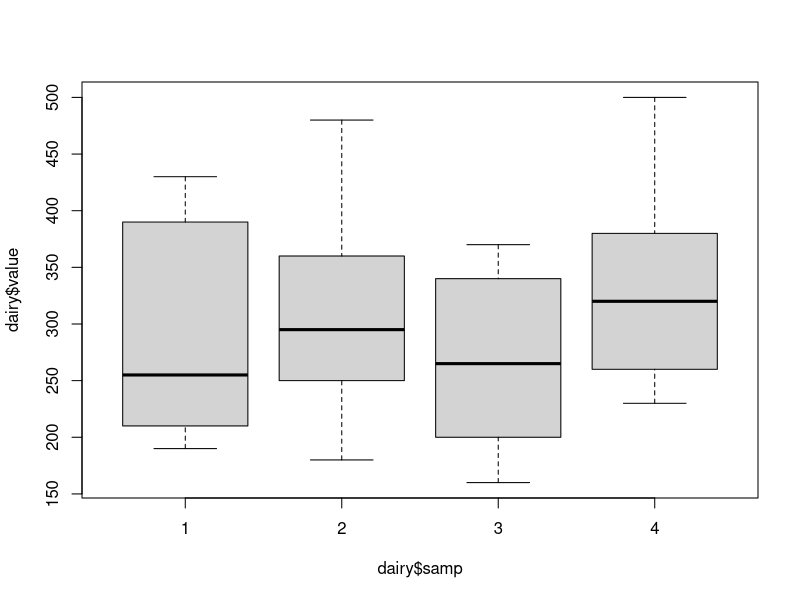

Recreate this plot in R. (Note: this script raises an error after producing the figure.)
## ---- chunk 1
knitr::opts_chunk$set(echo=T,warning=F,message=F,fig.align="center",error=T)
library(tidyverse)
library(lme4)
library(glmnet)
## ---- chunk 2
# for your convenience, the data import code has been done for you below
dairy = data.frame(
  lab = rep(1:5,times=rep(8,5)),
  samp = rep(1:4,length.out=40),
  value = c(220,300,210,270, 210,290,200,260,
            260,360,290,360, 250,350,240,380,
            190,250,160,230, 210,220,200,230,
            260,280,330,350, 430,180,340,290,
            400,480,370,500, 390,480,340,480))
head(dairy)
## ---- chunk 3
dairy_new = dairy %>% 
   group_by(samp) %>%
   select(samp, value) %>% 
   pivot_wider(names_from = samp, values_from = value) %>% 
   ungroup()

dairy_new = unnest(dairy_new, cols = c("1", "2", "3", "4"))
dairy_new
## ---- chunk 4
boxplot(dairy$value ~ dairy$samp)
## ---- chunk 5
comp = dairy %>% 
   group_by(samp) %>% 
   mutate(fit = mean(value)) %>% 
   mutate(error = fit - value) %>% 
   mutate(sq_error = error^2) %>% 
   ungroup()

comp = comp %>% 
   summarize(n = n(), sse = sum(sq_error)) %>% 
   mutate(p = length(unique(dairy$samp))) %>% 
   mutate(df = n - p) %>% 
   select(sse, df, n, p) %>% 
   mutate(mse = sse/df)

reduc = dairy %>% 
   mutate(fit = mean(value)) %>% 
   mutate(error = fit - value) %>% 
   mutate(sq_error = error^2) %>% 
   ungroup()

reduc = reduc %>% 
   summarize(n = n(), sse = sum(sq_error)) %>% 
   mutate(p = 1) %>% 
   mutate(df = n - p) %>% 
   select(sse, df, n, p)


explained_sse = reduc$sse - comp$sse
explained_df = reduc$df - comp$df
explained_mse = explained_sse / explained_df
fobs = (explained_mse/comp$mse)

pf(fobs, explained_df, comp$df, lower.tail = FALSE)
## ---- chunk 6
dairy.long = dairy_new %>% 
   pivot_longer(1:4, "samp", values_to = "value")

aov.dairy = aov(value ~ samp, data=dairy.long)
summary(aov.dairy)
## ---- chunk 7
p2_dairy = dairy %>% 
   group_by(lab) %>% 
   mutate(mean(value))

mean_dairy = dairy %>%
   summarize(lab, mean(value))
mean_dairy

ci= quantile(p2_dairy$value, probs=c(0.05, 0.95))
ci
